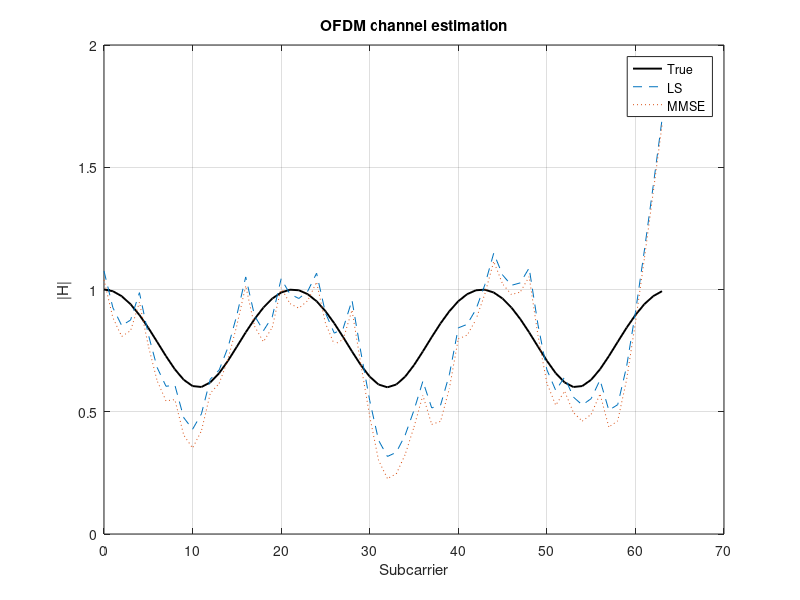

Reproduce this figure in MATLAB.
% Experiment 24: OFDM channel estimation using LS and MMSE
% Standalone MATLAB script. Uses example parameters because the screenshots omit
% the input parameter tables. Change the marked values to your lab values.
clear; close all; clc; rng(7);
N=64; pilots=1:4:N; H=0.8*exp(-1j*2*pi*(0:N-1)/N*3)+0.2; noiseVar=0.04; X=ones(1,N); Y=X.*H+sqrt(noiseVar/2)*(randn(1,N)+1j*randn(1,N)); Hls=Y(pilots)./X(pilots); Hls=interp1(pilots,Hls,1:N,'linear','extrap'); Hmmse=Hls.*(abs(Hls).^2./(abs(Hls).^2+noiseVar));
figure; plot(0:N-1,abs(H),'k','LineWidth',1.4); hold on; plot(0:N-1,abs(Hls),'--'); plot(0:N-1,abs(Hmmse),':'); grid on; legend('True','LS','MMSE'); xlabel('Subcarrier'); ylabel('|H|'); title('OFDM channel estimation');
